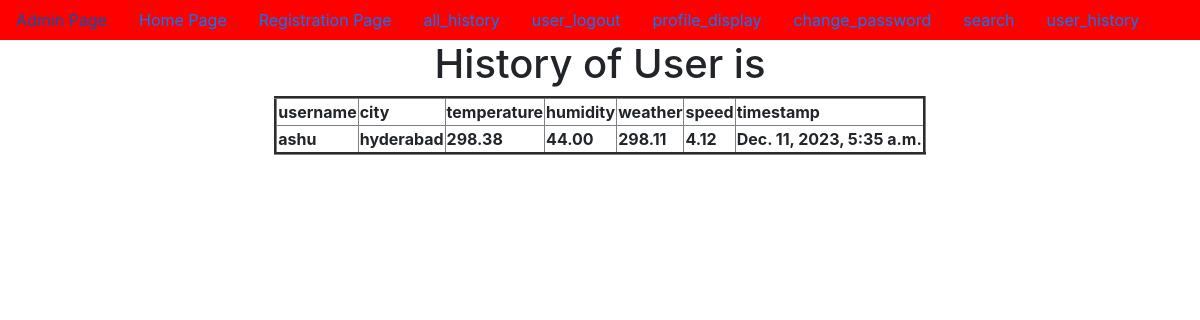
Screenshot of /user_history/ (signed in) with the database file from the repository.
### app/models.py (models this page shows, shortened)
class WeatherData(models.Model):
    username=models.ForeignKey(User,on_delete=models.CASCADE,default=0)
    city = models.CharField(max_length=100)
    temperature = models.DecimalField(max_digits=5, decimal_places=2)
    humidity = models.DecimalField(max_digits=5, decimal_places=2)
    weather=models.CharField(max_length=10,default=0)
    speed=models.CharField(max_length=10,default=0)
    timestamp = models.DateTimeField(auto_now_add=True)

### app/views.py (the view)
# urls.py: path('user_history/',user_history,name='user_history'),
@login_required
def user_history(request):
    username=request.session['username']
    UO=User.objects.get(username=username)
    LWO=WeatherData.objects.filter(username=UO)
    d={'LWO':LWO}
    return render(request,'user_history.html',d)

### templates/user_history.html (shortened to what this page needs)
{% extends 'dummy.html' %}
{% block body_block %}
<h1>History of User is </h1>
    <table border="3px">
        <tr><th>username</th>
            <th>city</th>
            <th>temperature</th>
            <th>humidity</th>
            <th>weather</th>
            <th>speed</th>
            <th>timestamp</th>
        </tr>
{% for obj in LWO %}
        <tr><th>{{obj.username}}</th>
            <th>{{obj.city}}</th>
            <th>{{obj.temperature}}</th>
            <th>{{obj.humidity}}</th>
            <th>{{obj.weather}}</th>
            <th>{{obj.speed}}</th>
            <th>{{obj.timestamp}}</th>
        </tr>
{% endfor %}
    </table>
{% endblock %}

### rows the page displays
WeatherData: username "ashu", city "hyderabad", temperature "298.38", humidity "44.00", weather "298.11", speed "4.12", timestamp "Dec. 11, 2023, 5:35 a.m."
